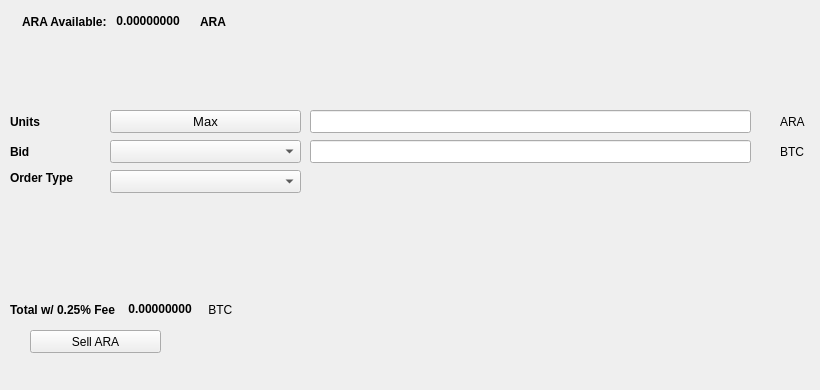
   <widget class="QWidget" name="SellTab">
    <attribute name="title">
     <string>Sell</string>
    </attribute>
    <widget class="QLabel" name="label_16">
     <property name="geometry">
      <rect>
       <x>780</x>
       <y>140</y>
       <width>31</width>
       <height>23</height>
      </rect>
     </property>
     <property name="text">
      <string>BTC</string>
     </property>
    </widget>
    <widget class="QComboBox" name="SellBidcomboBox">
     <property name="geometry">
      <rect>
       <x>110</x>
       <y>140</y>
       <width>191</width>
       <height>23</height>
      </rect>
     </property>
     <property name="font">
      <font>
       <pointsize>10</pointsize>
      </font>
     </property>
    </widget>
    <widget class="QLabel" name="label_18">
     <property name="geometry">
      <rect>
       <x>10</x>
       <y>110</y>
       <width>46</width>
       <height>23</height>
      </rect>
     </property>
     <property name="font">
      <font>
       <weight>75</weight>
       <bold>true</bold>
      </font>
     </property>
     <property name="text">
      <string>Units</string>
     </property>
    </widget>
    <widget class="QPushButton" name="Sell_Max_Amount">
     <property name="geometry">
      <rect>
       <x>110</x>
       <y>110</y>
       <width>191</width>
       <height>23</height>
      </rect>
     </property>
     <property name="font">
      <font>
       <pointsize>10</pointsize>
      </font>
     </property>
     <property name="text">
      <string>Max</string>
     </property>
    </widget>
    <widget class="QLabel" name="label_20">
     <property name="geometry">
      <rect>
       <x>10</x>
       <y>170</y>
       <width>91</width>
       <height>16</height>
      </rect>
     </property>
     <property name="font">
      <font>
       <weight>75</weight>
       <bold>true</bold>
      </font>
     </property>
     <property name="text">
      <string>Order Type</string>
     </property>
    </widget>
    <widget class="QComboBox" name="SellOrdertypeCombo">
     <property name="geometry">
      <rect>
       <x>110</x>
       <y>170</y>
       <width>191</width>
       <height>23</height>
      </rect>
     </property>
     <property name="font">
      <font>
       <pointsize>10</pointsize>
      </font>
     </property>
    </widget>
    <widget class="QLabel" name="label_21">
     <property name="geometry">
      <rect>
       <x>10</x>
       <y>140</y>
       <width>46</width>
       <height>23</height>
      </rect>
     </property>
     <property name="font">
      <font>
       <weight>75</weight>
       <bold>true</bold>
      </font>
     </property>
     <property name="text">
      <string>Bid</string>
     </property>
    </widget>
    <widget class="QLabel" name="label_22">
     <property name="geometry">
      <rect>
       <x>780</x>
       <y>110</y>
       <width>31</width>
       <height>23</height>
      </rect>
     </property>
     <property name="text">
      <string>ARA</string>
     </property>
    </widget>
    <widget class="QLineEdit" name="UnitsInputAriA">
     <property name="geometry">
      <rect>
       <x>310</x>
       <y>110</y>
       <width>441</width>
       <height>23</height>
      </rect>
     </property>
     <property name="font">
      <font>
       <pointsize>9</pointsize>
       <weight>75</weight>
       <bold>true</bold>
      </font>
     </property>
    </widget>
    <widget class="QLineEdit" name="SellBidPriceEdit">
     <property name="geometry">
      <rect>
       <x>310</x>
       <y>140</y>
       <width>441</width>
       <height>23</height>
      </rect>
     </property>
     <property name="font">
      <font>
       <pointsize>9</pointsize>
       <weight>75</weight>
       <bold>true</bold>
      </font>
     </property>
    </widget>
    <widget class="QPushButton" name="SellAriABTN">
     <property name="geometry">
      <rect>
       <x>30</x>
       <y>330</y>
       <width>131</width>
       <height>23</height>
      </rect>
     </property>
     <property name="text">
      <string>Sell ARA</string>
     </property>
     <property name="icon">
      <iconset resource="../aria.qrc">
       <normaloff>:/icons/bitcoin</normaloff>:/icons/bitcoin</iconset>
     </property>
    </widget>
    <widget class="QWidget" name="layoutWidget3">
     <property name="geometry">
      <rect>
       <x>22</x>
       <y>12</y>
       <width>258</width>
       <height>19</height>
      </rect>
     </property>
     <layout class="QHBoxLayout" name="horizontalLayout">
      <item>
       <widget class="QLabel" name="label232_2">
        <property name="font">
         <font>
          <weight>75</weight>
          <bold>true</bold>
         </font>
        </property>
        <property name="text">
         <string>ARA Available:</string>
        </property>
       </widget>
      </item>
      <item>
       <widget class="QLabel" name="AriAAvailableLabel">
        <property name="palette">
         <palette>
          <active>
           <colorrole role="WindowText">
            <brush brushstyle="SolidPattern">
             <color alpha="255">
              <red>0</red>
              <green>0</green>
              <blue>0</blue>
             </color>
            </brush>
           </colorrole>
           <colorrole role="Button">
            <brush brushstyle="SolidPattern">
             <color alpha="255">
              <red>0</red>
              <green>170</green>
              <blue>0</blue>
             </color>
            </brush>
           </colorrole>
           <colorrole role="Light">
            <brush brushstyle="SolidPattern">
             <color alpha="255">
              <red>0</red>
              <green>255</green>
              <blue>0</blue>
             </color>
            </brush>
           </colorrole>
           <colorrole role="Midlight">
            <brush brushstyle="SolidPattern">
             <color alpha="255">
              <red>0</red>
              <green>212</green>
              <blue>0</blue>
             </color>
            </brush>
           </colorrole>
           <colorrole role="Dark">
            <brush brushstyle="SolidPattern">
             <color alpha="255">
              <red>0</red>
              <green>85</green>
              <blue>0</blue>
             </color>
            </brush>
           </colorrole>
           <colorrole role="Mid">
            <brush brushstyle="SolidPattern">
             <color alpha="255">
              <red>0</red>
              <green>113</green>
              <blue>0</blue>
             </color>
            </brush>
           </colorrole>
           <colorrole role="Text">
            <brush brushstyle="SolidPattern">
             <color alpha="255">
              <red>0</red>
              <green>170</green>
              <blue>0</blue>
             </color>
            </brush>
           </colorrole>
           <colorrole role="BrightText">
            <brush brushstyle="SolidPattern">
             <color alpha="255">
              <red>255</red>
              <green>255</green>
              <blue>255</blue>
             </color>
            </brush>
           </colorrole>
           <colorrole role="ButtonText">
            <brush brushstyle="SolidPattern">
             <color alpha="255">
              <red>0</red>
              <green>0</green>
              <blue>0</blue>
             </color>
            </brush>
           </colorrole>
           <colorrole role="Base">
            <brush brushstyle="SolidPattern">
             <color alpha="255">
              <red>255</red>
              <green>255</green>
              <blue>255</blue>
             </color>
            </brush>
           </colorrole>
           <colorrole role="Window">
            <brush brushstyle="SolidPattern">
             <color alpha="255">
              <red>0</red>
              <green>170</green>
              <blue>0</blue>
             </color>
            </brush>
           </colorrole>
           <colorrole role="Shadow">
            <brush brushstyle="SolidPattern">
             <color alpha="255">
              <red>0</red>
              <green>0</green>
              <blue>0</blue>
             </color>
            </brush>
           </colorrole>
           <colorrole role="AlternateBase">
            <brush brushstyle="SolidPattern">
             <color alpha="255">
              <red>127</red>
              <green>212</green>
              <blue>127</blue>
             </color>
            </brush>
           </colorrole>
           <colorrole role="ToolTipBase">
            <brush brushstyle="SolidPattern">
             <color alpha="255">
              <red>255</red>
              <green>255</green>
              <blue>220</blue>
             </color>
            </brush>
           </colorrole>
           <colorrole role="ToolTipText">
            <brush brushstyle="SolidPattern">
             <color alpha="255">
              <red>0</red>
              <green>0</green>
              <blue>0</blue>
             </color>
            </brush>
           </colorrole>
          </active>
          <inactive>
           <colorrole role="WindowText">
            <brush brushstyle="SolidPattern">
             <color alpha="255">
              <red>0</red>
              <green>0</green>
              <blue>0</blue>
             </color>
            </brush>
           </colorrole>
           <colorrole role="Button">
            <brush brushstyle="SolidPattern">
             <color alpha="255">
              <red>0</red>
              <green>170</green>
              <blue>0</blue>
             </color>
            </brush>
           </colorrole>
           <colorrole role="Light">
            <brush brushstyle="SolidPattern">
             <color alpha="255">
              <red>0</red>
              <green>255</green>
              <blue>0</blue>
             </color>
            </brush>
           </colorrole>
           <colorrole role="Midlight">
            <brush brushstyle="SolidPattern">
             <color alpha="255">
              <red>0</red>
              <green>212</green>
              <blue>0</blue>
             </color>
            </brush>
           </colorrole>
           <colorrole role="Dark">
            <brush brushstyle="SolidPattern">
             <color alpha="255">
              <red>0</red>
              <green>85</green>
              <blue>0</blue>
             </color>
            </brush>
           </colorrole>
           <colorrole role="Mid">
            <brush brushstyle="SolidPattern">
             <color alpha="255">
              <red>0</red>
              <green>113</green>
              <blue>0</blue>
             </color>
            </brush>
           </colorrole>
           <colorrole role="Text">
            <brush brushstyle="SolidPattern">
             <color alpha="255">
              <red>0</red>
              <green>170</green>
              <blue>0</blue>
             </color>
            </brush>
           </colorrole>
           <colorrole role="BrightText">
            <brush brushstyle="SolidPattern">
             <color alpha="255">
              <red>255</red>
              <green>255</green>
              <blue>255</blue>
             </color>
            </brush>
           </colorrole>
           <colorrole role="ButtonText">
            <brush brushstyle="SolidPattern">
             <color alpha="255">
              <red>0</red>
              <green>0</green>
              <blue>0</blue>
             </color>
            </brush>
           </colorrole>
           <colorrole role="Base">
            <brush brushstyle="SolidPattern">
             <color alpha="255">
              <red>255</red>
              <green>255</green>
              <blue>255</blue>
             </color>
            </brush>
           </colorrole>
           <colorrole role="Window">
            <brush brushstyle="SolidPattern">
             <color alpha="255">
              <red>0</red>
              <green>170</green>
              <blue>0</blue>
             </color>
            </brush>
           </colorrole>
           <colorrole role="Shadow">
            <brush brushstyle="SolidPattern">
             <color alpha="255">
              <red>0</red>
              <green>0</green>
              <blue>0</blue>
             </color>
            </brush>
           </colorrole>
           <colorrole role="AlternateBase">
            <brush brushstyle="SolidPattern">
             <color alpha="255">
              <red>127</red>
              <green>212</green>
              <blue>127</blue>
             </color>
            </brush>
           </colorrole>
           <colorrole role="ToolTipBase">
            <brush brushstyle="SolidPattern">
             <color alpha="255">
              <red>255</red>
              <green>255</green>
              <blue>220</blue>
             </color>
            </brush>
           </colorrole>
           <colorrole role="ToolTipText">
            <brush brushstyle="SolidPattern">
             <color alpha="255">
              <red>0</red>
              <green>0</green>
              <blue>0</blue>
             </color>
            </brush>
           </colorrole>
          </inactive>
          <disabled>
           <colorrole role="WindowText">
            <brush brushstyle="SolidPattern">
             <color alpha="255">
              <red>0</red>
              <green>85</green>
              <blue>0</blue>
             </color>
            </brush>
           </colorrole>
           <colorrole role="Button">
            <brush brushstyle="SolidPattern">
             <color alpha="255">
              <red>0</red>
              <green>170</green>
              <blue>0</blue>
             </color>
            </brush>
           </colorrole>
           <colorrole role="Light">
            <brush brushstyle="SolidPattern">
             <color alpha="255">
              <red>0</red>
              <green>255</green>
              <blue>0</blue>
             </color>
            </brush>
           </colorrole>
           <colorrole role="Midlight">
            <brush brushstyle="SolidPattern">
             <color alpha="255">
              <red>0</red>
              <green>212</green>
              <blue>0</blue>
             </color>
            </brush>
           </colorrole>
           <colorrole role="Dark">
            <brush brushstyle="SolidPattern">
             <color alpha="255">
              <red>0</red>
              <green>85</green>
              <blue>0</blue>
             </color>
            </brush>
           </colorrole>
           <colorrole role="Mid">
            <brush brushstyle="SolidPattern">
             <color alpha="255">
              <red>0</red>
              <green>113</green>
              <blue>0</blue>
             </color>
            </brush>
           </colorrole>
           <colorrole role="Text">
            <brush brushstyle="SolidPattern">
             <color alpha="255">
              <red>0</red>
              <green>85</green>
              <blue>0</blue>
             </color>
            </brush>
           </colorrole>
           <colorrole role="BrightText">
            <brush brushstyle="SolidPattern">
             <color alpha="255">
              <red>255</red>
              <green>255</green>
              <blue>255</blue>
             </color>
            </brush>
           </colorrole>
           <colorrole role="ButtonText">
            <brush brushstyle="SolidPattern">
             <color alpha="255">
              <red>0</red>
              <green>85</green>
              <blue>0</blue>
             </color>
            </brush>
           </colorrole>
           <colorrole role="Base">
            <brush brushstyle="SolidPattern">
             <color alpha="255">
              <red>0</red>
              <green>170</green>
              <blue>0</blue>
             </color>
            </brush>
           </colorrole>
           <colorrole role="Window">
            <brush brushstyle="SolidPattern">
             <color alpha="255">
              <red>0</red>
              <green>170</green>
              <blue>0</blue>
             </color>
            </brush>
           </colorrole>
           <colorrole role="Shadow">
            <brush brushstyle="SolidPattern">
             <color alpha="255">
              <red>0</red>
              <green>0</green>
              <blue>0</blue>
             </color>
            </brush>
           </colorrole>
           <colorrole role="AlternateBase">
            <brush brushstyle="SolidPattern">
             <color alpha="255">
              <red>0</red>
              <green>170</green>
              <blue>0</blue>
             </color>
            </brush>
           </colorrole>
           <colorrole role="ToolTipBase">
            <brush brushstyle="SolidPattern">
             <color alpha="255">
              <red>255</red>
              <green>255</green>
              <blue>220</blue>
             </color>
            </brush>
           </colorrole>
           <colorrole role="ToolTipText">
            <brush brushstyle="SolidPattern">
             <color alpha="255">
              <red>0</red>
              <green>0</green>
              <blue>0</blue>
             </color>
            </brush>
           </colorrole>
          </disabled>
         </palette>
        </property>
        <property name="font">
         <font>
          <weight>75</weight>
          <bold>true</bold>
         </font>
        </property>
        <property name="text">
         <string> 0.00000000 </string>
        </property>
        <property name="textInteractionFlags">
         <set>Qt::LinksAccessibleByMouse|Qt::TextSelectableByKeyboard|Qt::TextSelectableByMouse</set>
        </property>
       </widget>
      </item>
      <item>
       <widget class="QLabel" name="labelAriA">
        <property name="font">
         <font>
          <weight>75</weight>
          <bold>true</bold>
         </font>
        </property>
        <property name="text">
         <string>ARA</string>
        </property>
       </widget>
      </item>
     </layout>
    </widget>
    <widget class="QWidget" name="layoutWidget">
     <property name="geometry">
      <rect>
       <x>10</x>
       <y>300</y>
       <width>268</width>
       <height>19</height>
      </rect>
     </property>
     <layout class="QHBoxLayout" name="horizontalLayout_2">
      <item>
       <widget class="QLabel" name="label_19">
        <property name="font">
         <font>
          <weight>75</weight>
          <bold>true</bold>
         </font>
        </property>
        <property name="text">
         <string>Total w/ 0.25% Fee </string>
        </property>
       </widget>
      </item>
      <item>
       <widget class="QLabel" name="SellCostLabel">
        <property name="palette">
         <palette>
          <active>
           <colorrole role="WindowText">
            <brush brushstyle="SolidPattern">
             <color alpha="255">
              <red>0</red>
              <green>0</green>
              <blue>0</blue>
             </color>
            </brush>
           </colorrole>
           <colorrole role="Button">
            <brush brushstyle="SolidPattern">
             <color alpha="255">
              <red>0</red>
              <green>170</green>
              <blue>0</blue>
             </color>
            </brush>
           </colorrole>
           <colorrole role="Light">
            <brush brushstyle="SolidPattern">
             <color alpha="255">
              <red>0</red>
              <green>255</green>
              <blue>0</blue>
             </color>
            </brush>
           </colorrole>
           <colorrole role="Midlight">
            <brush brushstyle="SolidPattern">
             <color alpha="255">
              <red>0</red>
              <green>212</green>
              <blue>0</blue>
             </color>
            </brush>
           </colorrole>
           <colorrole role="Dark">
            <brush brushstyle="SolidPattern">
             <color alpha="255">
              <red>0</red>
              <green>85</green>
              <blue>0</blue>
             </color>
            </brush>
           </colorrole>
           <colorrole role="Mid">
            <brush brushstyle="SolidPattern">
             <color alpha="255">
              <red>0</red>
              <green>113</green>
              <blue>0</blue>
             </color>
            </brush>
           </colorrole>
           <colorrole role="Text">
            <brush brushstyle="SolidPattern">
             <color alpha="255">
              <red>0</red>
              <green>170</green>
              <blue>0</blue>
             </color>
            </brush>
           </colorrole>
           <colorrole role="BrightText">
            <brush brushstyle="SolidPattern">
             <color alpha="255">
              <red>255</red>
              <green>255</green>
              <blue>255</blue>
             </color>
            </brush>
           </colorrole>
           <colorrole role="ButtonText">
            <brush brushstyle="SolidPattern">
             <color alpha="255">
              <red>0</red>
              <green>0</green>
              <blue>0</blue>
             </color>
            </brush>
           </colorrole>
           <colorrole role="Base">
            <brush brushstyle="SolidPattern">
             <color alpha="255">
              <red>255</red>
              <green>255</green>
              <blue>255</blue>
             </color>
            </brush>
           </colorrole>
           <colorrole role="Window">
            <brush brushstyle="SolidPattern">
             <color alpha="255">
              <red>0</red>
              <green>170</green>
              <blue>0</blue>
             </color>
            </brush>
           </colorrole>
           <colorrole role="Shadow">
            <brush brushstyle="SolidPattern">
             <color alpha="255">
              <red>0</red>
              <green>0</green>
              <blue>0</blue>
             </color>
            </brush>
           </colorrole>
           <colorrole role="AlternateBase">
            <brush brushstyle="SolidPattern">
             <color alpha="255">
              <red>127</red>
              <green>212</green>
              <blue>127</blue>
             </color>
            </brush>
           </colorrole>
           <colorrole role="ToolTipBase">
            <brush brushstyle="SolidPattern">
             <color alpha="255">
              <red>255</red>
              <green>255</green>
              <blue>220</blue>
             </color>
            </brush>
           </colorrole>
           <colorrole role="ToolTipText">
            <brush brushstyle="SolidPattern">
             <color alpha="255">
              <red>0</red>
              <green>0</green>
              <blue>0</blue>
             </color>
            </brush>
           </colorrole>
          </active>
          <inactive>
           <colorrole role="WindowText">
            <brush brushstyle="SolidPattern">
             <color alpha="255">
              <red>0</red>
              <green>0</green>
              <blue>0</blue>
             </color>
            </brush>
           </colorrole>
           <colorrole role="Button">
            <brush brushstyle="SolidPattern">
             <color alpha="255">
              <red>0</red>
              <green>170</green>
              <blue>0</blue>
             </color>
            </brush>
           </colorrole>
           <colorrole role="Light">
            <brush brushstyle="SolidPattern">
             <color alpha="255">
              <red>0</red>
              <green>255</green>
              <blue>0</blue>
             </color>
            </brush>
           </colorrole>
           <colorrole role="Midlight">
            <brush brushstyle="SolidPattern">
             <color alpha="255">
              <red>0</red>
              <green>212</green>
              <blue>0</blue>
             </color>
            </brush>
           </colorrole>
           <colorrole role="Dark">
            <brush brushstyle="SolidPattern">
             <color alpha="255">
              <red>0</red>
              <green>85</green>
              <blue>0</blue>
             </color>
            </brush>
           </colorrole>
           <colorrole role="Mid">
            <brush brushstyle="SolidPattern">
             <color alpha="255">
              <red>0</red>
              <green>113</green>
              <blue>0</blue>
             </color>
            </brush>
           </colorrole>
           <colorrole role="Text">
            <brush brushstyle="SolidPattern">
             <color alpha="255">
              <red>0</red>
              <green>170</green>
              <blue>0</blue>
             </color>
            </brush>
           </colorrole>
           <colorrole role="BrightText">
            <brush brushstyle="SolidPattern">
             <color alpha="255">
              <red>255</red>
              <green>255</green>
              <blue>255</blue>
             </color>
            </brush>
           </colorrole>
           <colorrole role="ButtonText">
            <brush brushstyle="SolidPattern">
             <color alpha="255">
              <red>0</red>
              <green>0</green>
              <blue>0</blue>
             </color>
            </brush>
           </colorrole>
           <colorrole role="Base">
            <brush brushstyle="SolidPattern">
             <color alpha="255">
              <red>255</red>
              <green>255</green>
              <blue>255</blue>
             </color>
            </brush>
           </colorrole>
           <colorrole role="Window">
            <brush brushstyle="SolidPattern">
             <color alpha="255">
              <red>0</red>
              <green>170</green>
              <blue>0</blue>
             </color>
            </brush>
           </colorrole>
           <colorrole role="Shadow">
            <brush brushstyle="SolidPattern">
             <color alpha="255">
              <red>0</red>
              <green>0</green>
              <blue>0</blue>
             </color>
            </brush>
           </colorrole>
           <colorrole role="AlternateBase">
            <brush brushstyle="SolidPattern">
             <color alpha="255">
              <red>127</red>
              <green>212</green>
              <blue>127</blue>
             </color>
            </brush>
           </colorrole>
           <colorrole role="ToolTipBase">
            <brush brushstyle="SolidPattern">
             <color alpha="255">
              <red>255</red>
              <green>255</green>
              <blue>220</blue>
             </color>
            </brush>
           </colorrole>
           <colorrole role="ToolTipText">
            <brush brushstyle="SolidPattern">
             <color alpha="255">
              <red>0</red>
              <green>0</green>
              <blue>0</blue>
             </color>
            </brush>
           </colorrole>
          </inactive>
          <disabled>
           <colorrole role="WindowText">
            <brush brushstyle="SolidPattern">
             <color alpha="255">
              <red>0</red>
              <green>85</green>
              <blue>0</blue>
             </color>
            </brush>
           </colorrole>
           <colorrole role="Button">
            <brush brushstyle="SolidPattern">
             <color alpha="255">
              <red>0</red>
              <green>170</green>
              <blue>0</blue>
             </color>
            </brush>
           </colorrole>
           <colorrole role="Light">
            <brush brushstyle="SolidPattern">
             <color alpha="255">
              <red>0</red>
              <green>255</green>
              <blue>0</blue>
             </color>
            </brush>
           </colorrole>
           <colorrole role="Midlight">
            <brush brushstyle="SolidPattern">
             <color alpha="255">
              <red>0</red>
              <green>212</green>
              <blue>0</blue>
             </color>
            </brush>
           </colorrole>
           <colorrole role="Dark">
            <brush brushstyle="SolidPattern">
             <color alpha="255">
              <red>0</red>
              <green>85</green>
              <blue>0</blue>
             </color>
            </brush>
           </colorrole>
           <colorrole role="Mid">
            <brush brushstyle="SolidPattern">
             <color alpha="255">
              <red>0</red>
              <green>113</green>
              <blue>0</blue>
             </color>
            </brush>
           </colorrole>
           <colorrole role="Text">
            <brush brushstyle="SolidPattern">
             <color alpha="255">
              <red>0</red>
              <green>85</green>
              <blue>0</blue>
             </color>
            </brush>
           </colorrole>
           <colorrole role="BrightText">
            <brush brushstyle="SolidPattern">
             <color alpha="255">
              <red>255</red>
              <green>255</green>
              <blue>255</blue>
             </color>
            </brush>
           </colorrole>
           <colorrole role="ButtonText">
            <brush brushstyle="SolidPattern">
             <color alpha="255">
              <red>0</red>
              <green>85</green>
              <blue>0</blue>
             </color>
            </brush>
           </colorrole>
           <colorrole role="Base">
            <brush brushstyle="SolidPattern">
             <color alpha="255">
              <red>0</red>
              <green>170</green>
              <blue>0</blue>
             </color>
            </brush>
           </colorrole>
           <colorrole role="Window">
            <brush brushstyle="SolidPattern">
             <color alpha="255">
              <red>0</red>
              <green>170</green>
              <blue>0</blue>
             </color>
            </brush>
           </colorrole>
           <colorrole role="Shadow">
            <brush brushstyle="SolidPattern">
             <color alpha="255">
              <red>0</red>
              <green>0</green>
              <blue>0</blue>
             </color>
            </brush>
           </colorrole>
           <colorrole role="AlternateBase">
            <brush brushstyle="SolidPattern">
             <color alpha="255">
              <red>0</red>
              <green>170</green>
              <blue>0</blue>
             </color>
            </brush>
           </colorrole>
           <colorrole role="ToolTipBase">
            <brush brushstyle="SolidPattern">
             <color alpha="255">
              <red>255</red>
              <green>255</green>
              <blue>220</blue>
             </color>
            </brush>
           </colorrole>
           <colorrole role="ToolTipText">
            <brush brushstyle="SolidPattern">
             <color alpha="255">
              <red>0</red>
              <green>0</green>
              <blue>0</blue>
             </color>
            </brush>
           </colorrole>
          </disabled>
         </palette>
        </property>
        <property name="font">
         <font>
          <weight>75</weight>
          <bold>true</bold>
         </font>
        </property>
        <property name="autoFillBackground">
         <bool>false</bool>
        </property>
        <property name="text">
         <string> 0.00000000</string>
        </property>
        <property name="textInteractionFlags">
         <set>Qt::LinksAccessibleByMouse|Qt::TextSelectableByMouse</set>
        </property>
       </widget>
      </item>
      <item>
       <widget class="QLabel" name="label_17">
        <property name="font">
         <font>
          <weight>50</weight>
          <bold>false</bold>
         </font>
        </property>
        <property name="text">
         <string> BTC</string>
        </property>
       </widget>
      </item>
     </layout>
    </widget>
    <widget class="QLabel" name="label_23">
     <property name="geometry">
      <rect>
       <x>460</x>
       <y>300</y>
       <width>281</width>
       <height>81</height>
      </rect>
     </property>
     <property name="text">
      <string/>
     </property>
     <property name="pixmap">
      <pixmap>:/images/bittrex</pixmap>
     </property>
    </widget>
   </widget>
